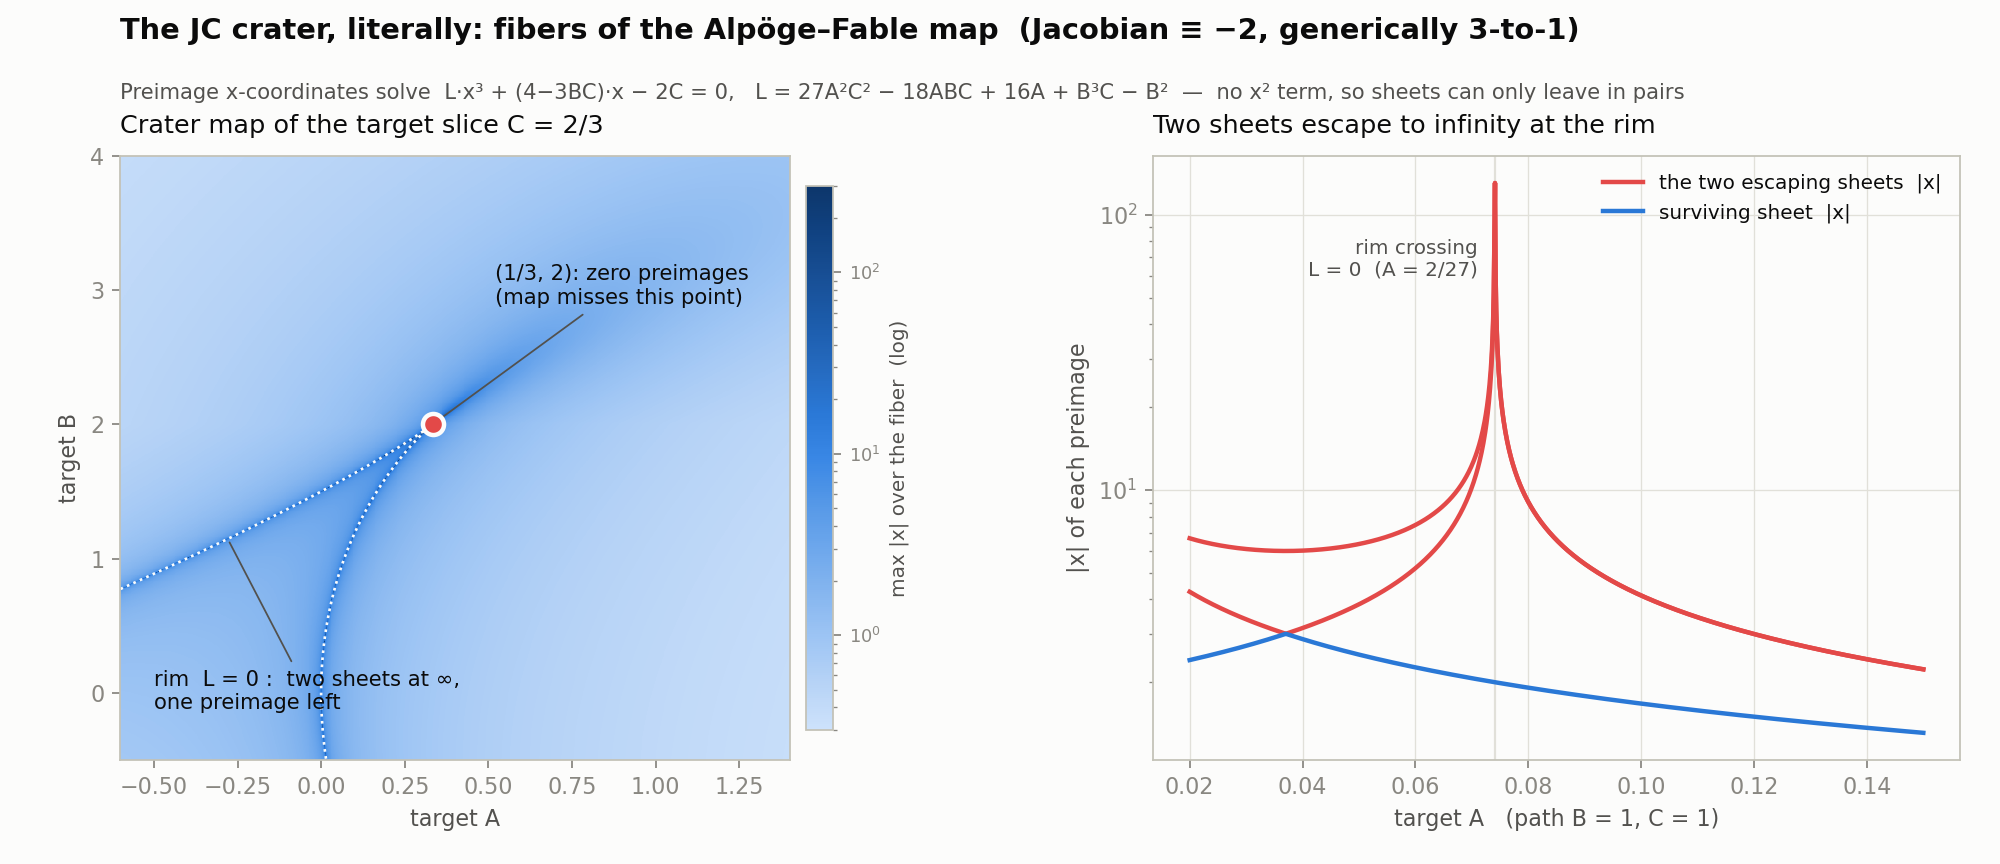

This chart was generated by the following Python code:
import numpy as np
import matplotlib
matplotlib.use("Agg")
import matplotlib.pyplot as plt
from matplotlib.colors import LinearSegmentedColormap, LogNorm

SURFACE   = "#fcfcfb"
INK       = "#0b0b0b"
INK2      = "#52514e"
MUTED     = "#898781"
GRID      = "#e1e0d9"
BASELINE  = "#c3c2b7"
BLUE      = "#2a78d6"
RED       = "#e34948"
SEQ = ["#cde2fb", "#b7d3f6", "#9ec5f4", "#86b6ef", "#6da7ec", "#5598e7",
       "#3987e5", "#2a78d6", "#256abf", "#1c5cab", "#184f95", "#104281", "#0d366b"]
cmap = LinearSegmentedColormap.from_list("seq_blue", SEQ)

plt.rcParams.update({
    "font.family": "sans-serif",
    "text.color": INK, "axes.edgecolor": BASELINE, "axes.labelcolor": INK2,
    "xtick.color": MUTED, "ytick.color": MUTED,
    "figure.facecolor": SURFACE, "axes.facecolor": SURFACE, "savefig.facecolor": SURFACE,
})

def Lfun(A, B, C):
    return 27*A**2*C**2 - 18*A*B*C + 16*A + B**3*C - B**2

def max_abs_root(A, B, C):
    """Max |x| over roots of L x^3 + (4-3BC) x - 2C, batched companion eigvals."""
    L = Lfun(A, B, C)
    p = (4 - 3*B*C) / L
    q = (-2*C) / L
    n = A.size
    comp = np.zeros((n, 3, 3), dtype=complex)
    comp[:, 1, 0] = 1.0
    comp[:, 2, 1] = 1.0
    comp[:, 0, 2] = -q.ravel()
    comp[:, 1, 2] = -p.ravel()
    roots = np.linalg.eigvals(comp)
    return np.abs(roots).max(axis=1).reshape(A.shape)

fig, (ax1, ax2) = plt.subplots(1, 2, figsize=(12.5, 5.4))
fig.subplots_adjust(left=0.06, right=0.98, bottom=0.12, top=0.82, wspace=0.28)

# ---------- Panel 1: crater map over the target slice C = 2/3 ----------
C0 = 2/3
Ag, Bg = np.meshgrid(np.linspace(-0.6, 1.4, 700), np.linspace(-0.5, 4.0, 700))
M = max_abs_root(Ag, Bg, C0)
M = np.clip(M, 1e-2, 1e3)

im = ax1.pcolormesh(Ag, Bg, M, cmap=cmap, norm=LogNorm(vmin=0.3, vmax=3e2),
                    shading="auto", rasterized=True)
# rim: L = 0 contour
Lg = Lfun(Ag, Bg, C0)
ax1.contour(Ag, Bg, Lg, levels=[0.0], colors=[SURFACE], linewidths=1.2,
            linestyles="dotted")
# crater floor point (B^2/12, B) with B*C0 = 4/3 -> B = 2, A = 1/3
ax1.scatter([1/3], [2], s=90, facecolor=RED, edgecolor=SURFACE, linewidth=2, zorder=5)
ax1.annotate("(1/3, 2): zero preimages\n(map misses this point)",
             xy=(1/3, 2), xytext=(0.52, 2.9), color=INK, fontsize=9.5,
             arrowprops=dict(arrowstyle="-", color=INK2, lw=0.8))
ax1.annotate("rim  L = 0 :  two sheets at ∞,\none preimage left",
             xy=(-0.28, 1.15), xytext=(-0.5, -0.12), color=INK, fontsize=9.5,
             arrowprops=dict(arrowstyle="-", color=INK2, lw=0.8))
ax1.set_xlabel("target A")
ax1.set_ylabel("target B")
ax1.set_title("Crater map of the target slice C = 2/3", color=INK, fontsize=11.5,
              loc="left", pad=10)
cb = fig.colorbar(im, ax=ax1, shrink=0.9, pad=0.02)
cb.set_label("max |x| over the fiber  (log)", color=INK2, fontsize=9)
cb.ax.tick_params(colors=MUTED, labelsize=8)
cb.outline.set_edgecolor(BASELINE)
for s in ax1.spines.values():
    s.set_color(BASELINE)

# ---------- Panel 2: sheet escape along a path crossing the rim ----------
B1, C1 = 1.0, 1.0
Apath = np.linspace(0.02, 0.15, 1200)
Apath = Apath[np.abs(Lfun(Apath, B1, C1)) > 1e-9]
R = np.empty((Apath.size, 3), dtype=complex)
L = Lfun(Apath, B1, C1)
for i, (Ai, Li) in enumerate(zip(Apath, L)):
    R[i] = np.roots([Li, 0.0, 4 - 3*B1*C1, -2*C1])
absR = np.sort(np.abs(R), axis=1)   # ascending: surviving sheet is smallest

ax2.axvline(2/27, color=GRID, lw=1)
ax2.plot(Apath, absR[:, 2], color=RED, lw=2, label="the two escaping sheets  |x|")
ax2.plot(Apath, absR[:, 1], color=RED, lw=2)
ax2.plot(Apath, absR[:, 0], color=BLUE, lw=2, label="surviving sheet  |x|")
ax2.set_yscale("log")
ax2.set_xlabel("target A   (path B = 1, C = 1)")
ax2.set_ylabel("|x| of each preimage")
ax2.set_title("Two sheets escape to infinity at the rim", color=INK, fontsize=11.5,
              loc="left", pad=10)
ax2.text(2/27 - 0.003, 6e1, "rim crossing\nL = 0  (A = 2/27)", color=INK2, fontsize=9,
         ha="right")
ax2.legend(frameon=False, fontsize=9, loc="upper right", labelcolor=INK)
ax2.grid(True, color=GRID, lw=0.6)
ax2.set_axisbelow(True)
for s in ax2.spines.values():
    s.set_color(BASELINE)

fig.suptitle("The JC crater, literally: fibers of the Alpöge–Fable map  "
             "(Jacobian ≡ −2, generically 3-to-1)",
             x=0.06, ha="left", color=INK, fontsize=13, fontweight="bold")
fig.text(0.06, 0.885, "Preimage x-coordinates solve  L·x³ + (4−3BC)·x − 2C = 0,   "
         "L = 27A²C² − 18ABC + 16A + B³C − B²  —  no x² term, so sheets can only leave in pairs",
         color=INK2, fontsize=9.5)

fig.savefig("crater_map.png", dpi=160)
print("saved crater_map.png")
